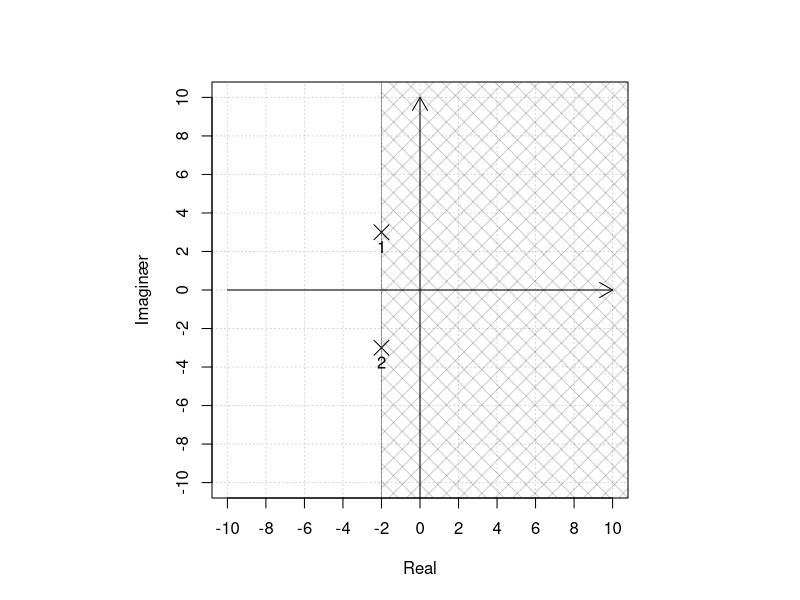
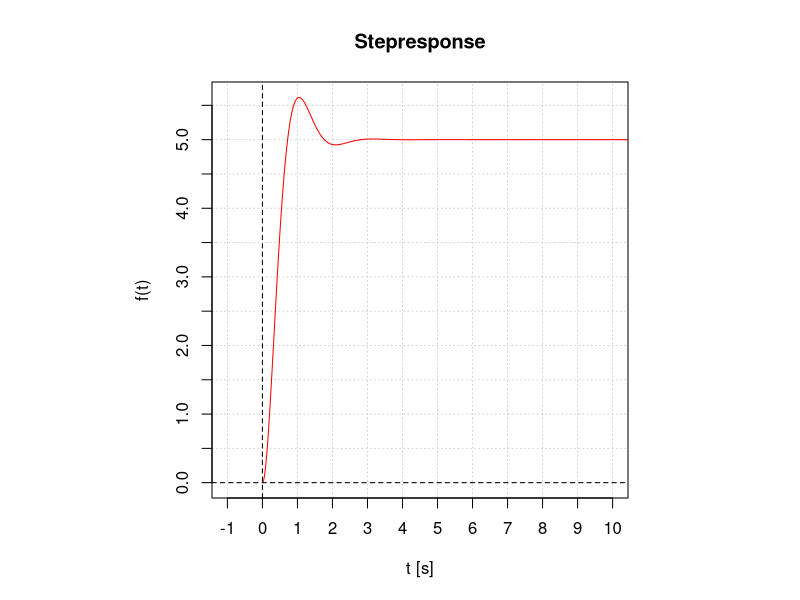
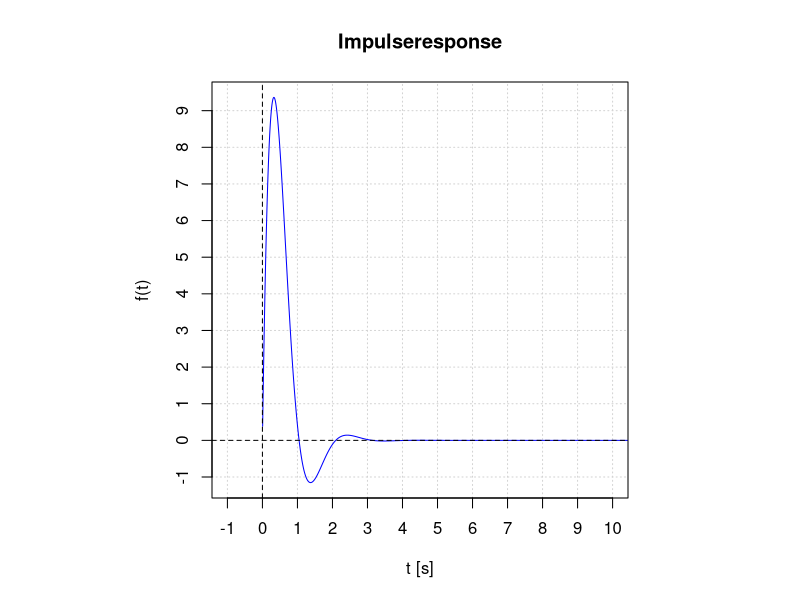
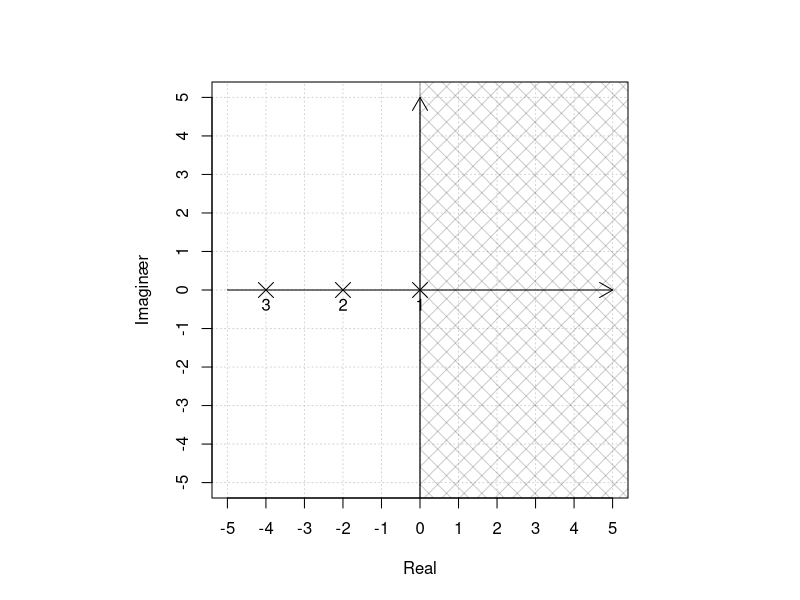
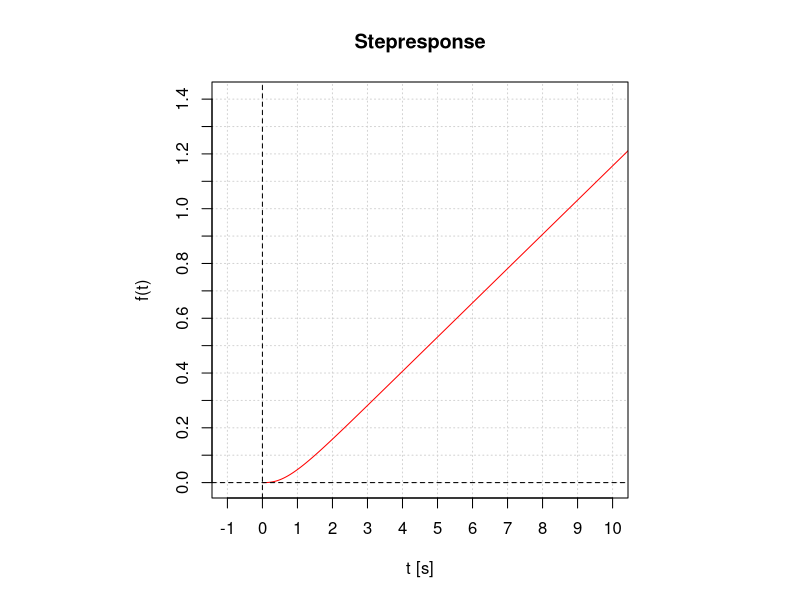
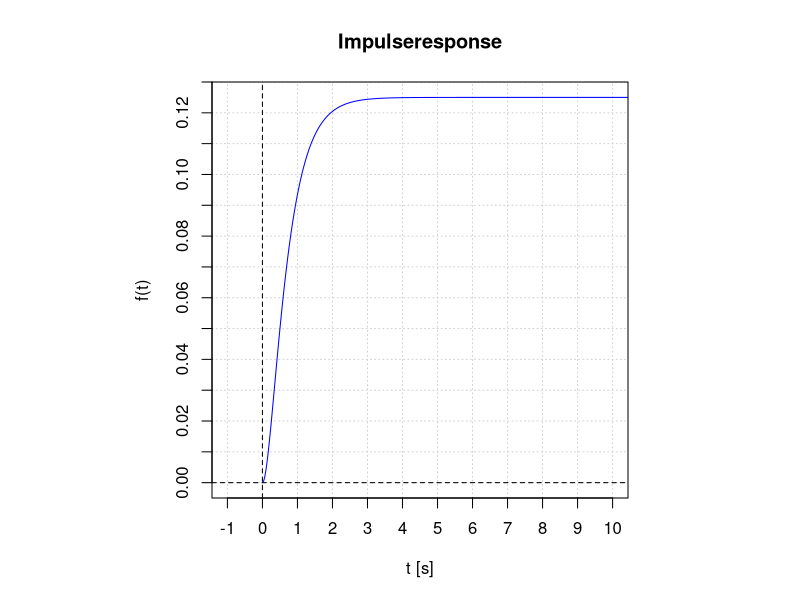
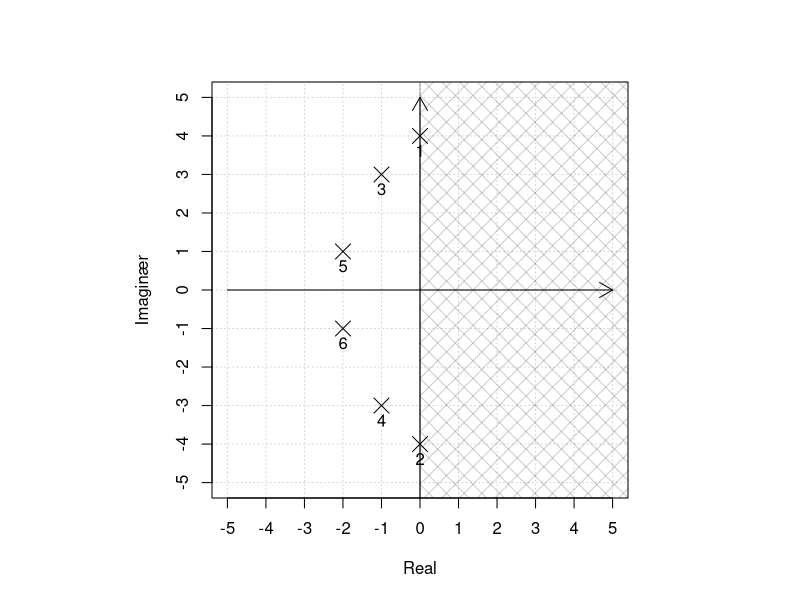
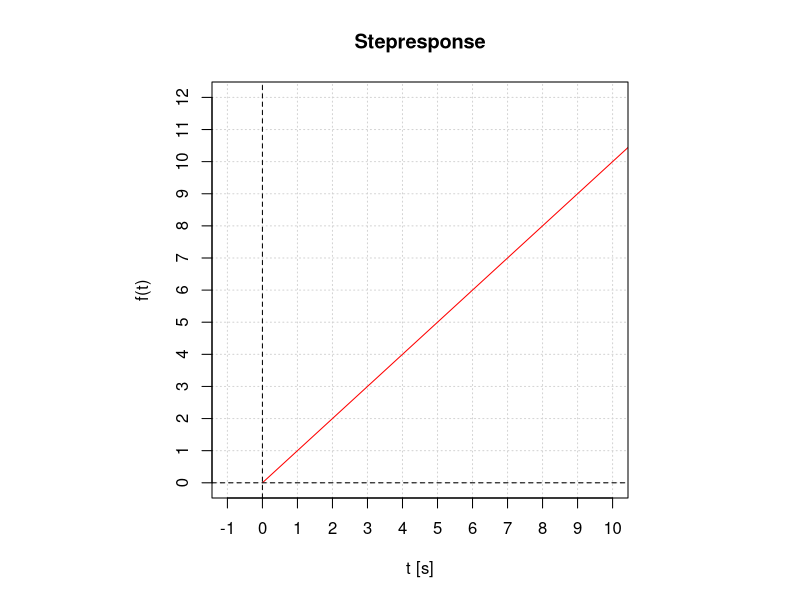

Generate these figures, in order, with R:
## ---- chunk 1
library(pracma)

make_function <- function(args, body, env = parent.frame()) {
  args <- as.pairlist(args)

  eval(call("function", args, body), env)
}
stepplot <- function(expr, xmax, n = 1000, 
                   env = parent.frame()) {
  f <- make_function(alist(t = ), substitute(  
  (t < 0) * (0) + (0 <= t) * expr), ## Stepfunktionen ganges på..
  env)

  t <- seq(-0.5, xmax, length = n)
  y <- f(t)
  plot(t, y, type = "l", xlab = "t [s]", ylab = "f(t)",col = "red",lty=1, main= deparse(substitute(expr)),panel.first = grid())
  abline(v = 0, h = 0,lty=2)
 
}
pole_zero_plot <- function(x_zero_, y_zero_, x_pole_, y_pole_, range,expr, exprrange = 10) {

  ## Zeroes:
expr_ <- function(s) {expr(s)}
step <- function(s) {(1/s)*expr_(s)}
pulseLi <- invlap(expr, 0, 12, 2000)
stepLi <- invlap(step, 0, 12, 2000)


x_pole = x_pole_
y_pole = y_pole_
x_zero = x_zero_
y_zero = y_zero_
minMax <- c(-range,range)
  # RUN ME!
  par(lab = c(10, 10, 5),pty="s")
  plot(
      x_pole,
      y_pole,
      pch = 4, cex = 2,
  xlim = c(minMax[1], minMax[2]), ylim = c(minMax[1], minMax[2]), panel.first = grid(),
  xlab = "Real", ylab = "Imaginær")
  if (0 < length(x_zero)) {
    points(x_zero, y_zero, pch = 1, cex = 2) ## ZERO PLOT
    text(x_zero, y_zero, labels = seq(1, length(y_zero)), pos = 1) # Zero text
  }
  ## Konvergens rektankel.
  rect(max(x_pole), minMax[1]-5, minMax[2]+5, minMax[2]+5, density = 8, angle = 45, col = rgb(0, 0, 0, alpha = 0.2))
  rect(max(x_pole), minMax[1]-5, minMax[2]+5, minMax[2]+5, density = 8, angle = -45, col = rgb(0, 0, 0, alpha = 0.2))
  
  # mtext(paste("Konvergens: ", round(max(x_pole),digits=4)), side=1, line=3.5, at=9)

  text(x_pole, y_pole, labels = seq(1, length(y_pole)), pos = 1) # Pole text
  ## Aksepile.
  arrows(minMax[1], 0, minMax[2], 0, lwd = 1, length = 0.15)
  arrows(0, minMax[1] - 5, 0, minMax[2], lwd = 1, length = 0.15)
  #End of assignment
  
  plot(stepLi,type="l", col="Red", xlim = c(-1, exprrange), panel.first = grid(),
  xlab = "t [s]", ylab = "f(t)",
  main="Stepresponse")
  abline(v = 0, h = 0,lty=2)
  plot(pulseLi,type="l", col="Blue", xlim = c(-1, exprrange), panel.first = grid(),
  xlab = "t [s]", ylab = "f(t)",
  main="Impulseresponse")
  abline(v = 0, h = 0,lty=2)
 }

## ---- chunk 2
expr <- function(s) 65 * (1)/(s^2+4*s+13)
x_zero <- c()
y_zero <- c()
x_pole <- c(-2,-2)
y_pole <- c(3,-3)
pole_zero_plot(x_zero, y_zero, x_pole, y_pole,10,expr)
## ---- chunk 3
expr <- function(s) (1)/(s*(s+2)*(s+4))
x_zero <- c()
y_zero <- c()
x_pole <- c(0,-2,-4)
y_pole <- c(0,0,0)
pole_zero_plot(x_zero, y_zero, x_pole, y_pole,5,expr)
## ---- chunk 4
expr <- function(s) (1)/(s)
x_zero <- c()
y_zero <- c()
x_pole <- c(0,0,-1,-1,-2,-2)
y_pole <- c(4,-4,3,-3,1,-1)
pole_zero_plot(x_zero, y_zero, x_pole, y_pole,5,expr)
## ---- chunk 5
expr <- function(s) (1)/((s+2)*(s^2+2*s+2)*(s^2+14*s+58))
x_zero <- c()
y_zero <- c()
x_pole <- c(-2,-1,-1,-3,-3)
y_pole <- c(0,1,-1,7,-7)
pole_zero_plot(x_zero, y_zero, x_pole, y_pole,8,expr)
## ---- chunk 6
expr <- function(s) (3)/((s+1)^2+3^2)
x_zero <- c()
y_zero <- c()
x_pole <- c(-1,-1)
y_pole <- c(3,-3)
pole_zero_plot(x_zero, y_zero, x_pole, y_pole,8,expr)
## ---- chunk 7
expr <- function(s) (3)/((s-1)^2+3^2)
x_zero <- c()
y_zero <- c()
x_pole <- c(1,1)
y_pole <- c(3,-3)
pole_zero_plot(x_zero, y_zero, x_pole, y_pole,4,expr)
## ---- chunk 8
expr <- function(s) 1
x_zero <- c()
y_zero <- c()
x_pole <- c(-1,-4,-8,9,-2,-2)
y_pole <- c(0,0,0,0,1,-1)
pole_zero_plot(x_zero, y_zero, x_pole, y_pole,10,expr)
## ---- chunk 9

## ---- chunk 10

## ---- chunk 11

## ---- chunk 12

## ---- chunk 13

## ---- chunk 14

## ---- chunk 15

## ---- chunk 16

## ---- chunk 17

## ---- chunk 18

## ---- chunk 19

## ---- chunk 20

## ---- chunk 21

## ---- chunk 22

## ---- chunk 23

## ---- chunk 24

## ---- chunk 25

## ---- chunk 26

